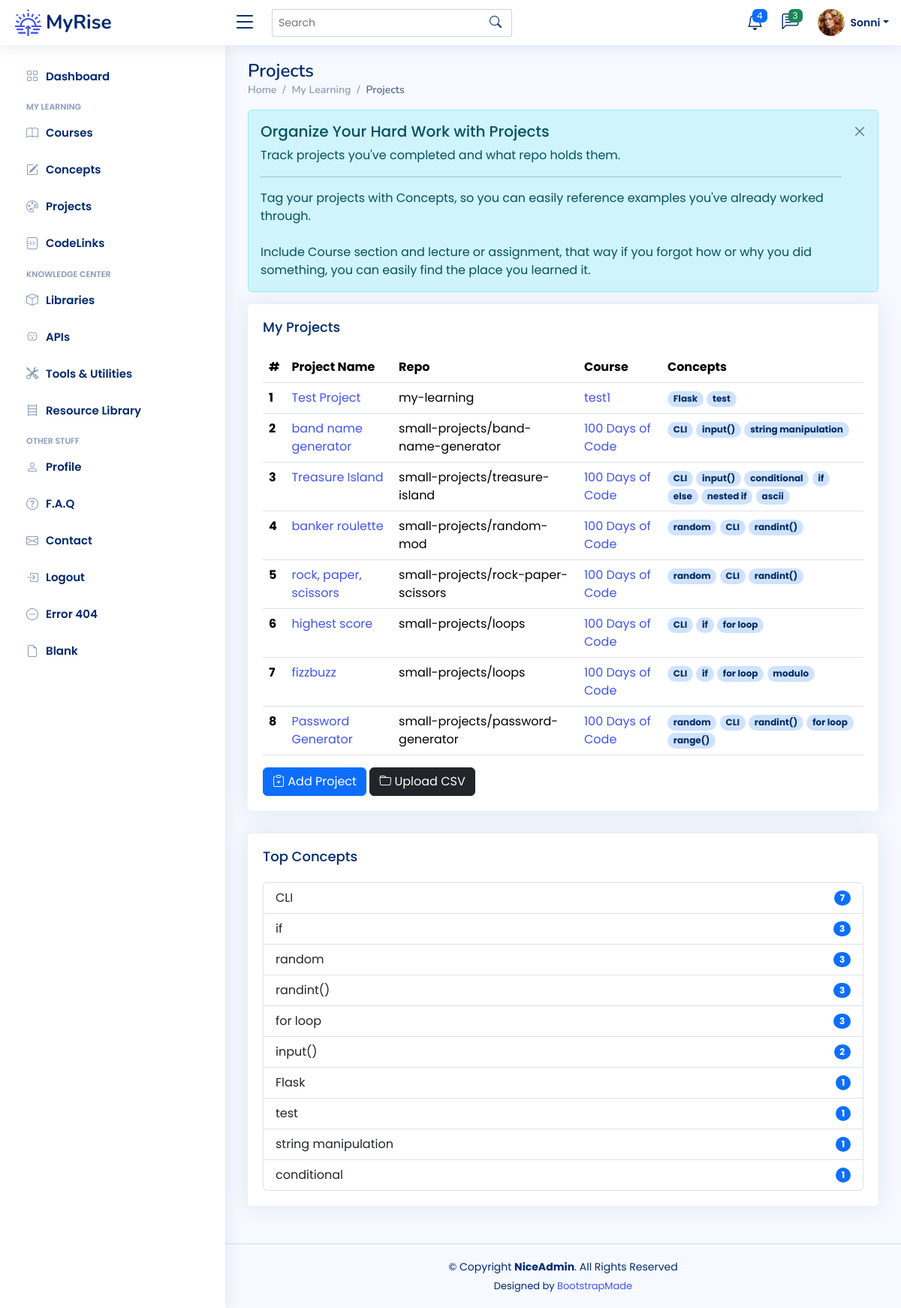
Screenshot of /projects (signed in) with the database file from the repository.
### app/models.py (models this page shows)
class User(UserMixin, db.Model):
    __tablename__ = "users"
    id: Mapped[int] = mapped_column(Integer, primary_key=True)
    email: Mapped[str] = mapped_column(String(100), unique=True)
    password: Mapped[str] = mapped_column(String(250))
    name: Mapped[str] = mapped_column(String(1000))
    display_name: Mapped[str] = mapped_column(String(1000))
    last_called_repos: Mapped[Optional[datetime.datetime]] = mapped_column(DateTime())
    latest_etag_repos: Mapped[str] = mapped_column(String(250), nullable=True)
    projects: Mapped[List["Project"]] = relationship(back_populates="user")
    events: Mapped[List["Event"]] = relationship(back_populates="user")
    courses: Mapped[List["Course"]] = relationship(back_populates="user")
    libraries: Mapped[List["Library"]] = relationship(back_populates="user")
    apis: Mapped[List["API"]] = relationship(back_populates="user")
    tools: Mapped[List["Tool"]] = relationship(back_populates="user")
    resources: Mapped[List["Resource"]] = relationship(back_populates="user")
    repos: Mapped[List["Repository"]] = relationship(back_populates="user")
    codelinks: Mapped[List["CodeLink"]] = relationship(back_populates="user")
    concepts: Mapped[List["Concept"]] = relationship('Concept', secondary=user_concept, backref='user')

class Project(db.Model):
    __tablename__ = "projects"
    id: Mapped[int] = mapped_column(Integer, primary_key=True)
    name: Mapped[str] = mapped_column(String(100), nullable=False)
    description: Mapped[str] = mapped_column(Text, nullable=True)
    assignment_link: Mapped[str] = mapped_column(String(250), nullable=True)
    path: Mapped[str] = mapped_column(String(100), nullable=True)
    start: Mapped[datetime.date] = mapped_column(Date, nullable=True)
    last_updated: Mapped[datetime.date] = mapped_column(Date, nullable=True)
    path_etag: Mapped[str] = mapped_column(String(250), nullable=True)
    path_commits: Mapped[int] = mapped_column(Integer, nullable=True)
    repo_id: Mapped[int] = mapped_column(Integer, ForeignKey(Repository.id), index=True)
    repo: Mapped["Repository"] = relationship(back_populates="projects")
    concepts: Mapped[List["Concept"]] = relationship('Concept', secondary=project_concept, backref='projects')
    section: Mapped[str] = mapped_column(String(100))
    lecture: Mapped[str] = mapped_column(String(100))
    date_added: Mapped[datetime.date] = mapped_column(Date, nullable=False)
    course_id: Mapped[int] = mapped_column(Integer, ForeignKey(Course.id), index=True)
    course: Mapped["Course"] = relationship(back_populates="projects")
    codelinks: Mapped[List["CodeLink"]] = relationship(back_populates="project")
    user_id: Mapped[int] = mapped_column(Integer, ForeignKey(User.id), index=True)
    user: Mapped["User"] = relationship(back_populates="projects")

class Repository(db.Model):
    __tablename__ = "repos"
    id: Mapped[int] = mapped_column(Integer, primary_key=True)
    name: Mapped[str] = mapped_column(String(250), nullable=False)
    last_called_activity: Mapped[Optional[datetime.datetime]] = mapped_column(DateTime())
    latest_etag_activity: Mapped[str] = mapped_column(String(250), nullable=True)
    latest_sha: Mapped[str] = mapped_column(String(250), nullable=True)
    sha_timestamp: Mapped[Optional[datetime.datetime]] = mapped_column(DateTime())
    created_at: Mapped[Optional[datetime.datetime]] = mapped_column(DateTime())
    updated_at: Mapped[Optional[datetime.datetime]] = mapped_column(DateTime())
    pushed_at: Mapped[Optional[datetime.datetime]] = mapped_column(DateTime())
    commits_etag: Mapped[str] = mapped_column(String(250), nullable=True)
    commits_data: Mapped[Dict] = mapped_column(JSON, nullable=True)
    user_id: Mapped[int] = mapped_column(Integer, ForeignKey(User.id), index=True)
    user: Mapped["User"] = relationship(back_populates="repos")
    projects: Mapped[List["Project"]] = relationship(back_populates="repo")
    codelinks: Mapped[List["CodeLink"]] = relationship(back_populates="repo")
    events: Mapped[List["Event"]] = relationship(back_populates="repo")

class Course(db.Model):
    __tablename__ = "courses"
    id: Mapped[int] = mapped_column(Integer, primary_key=True)
    name: Mapped[str] = mapped_column(String(100), unique=True)
    platform: Mapped[str] = mapped_column(String(100))
    url: Mapped[str] = mapped_column(String(250), nullable=True)
    instructor: Mapped[str] = mapped_column(String(100))
    start: Mapped[datetime.date] = mapped_column(Date, nullable=True)
    complete: Mapped[datetime.date] = mapped_column(Date, nullable=True)
    content_hours: Mapped[float] = mapped_column(nullable=True)
    has_cert: Mapped[bool] = mapped_column(Boolean)
    date_added: Mapped[datetime.date] = mapped_column(Date, nullable=False)
    status: Mapped[str] = mapped_column(String(100), nullable=True)
    projects: Mapped[List["Project"]] = relationship(back_populates="course")
    user_id: Mapped[int] = mapped_column(Integer, ForeignKey(User.id), index=True)
    user: Mapped["User"] = relationship(back_populates="courses")

class Concept(db.Model):
    __tablename__ = "concepts"
    id: Mapped[int] = mapped_column(Integer, primary_key=True)
    concept_term: Mapped[str] = mapped_column(String(50), nullable=False)
    category: Mapped[str] = mapped_column(String(100), nullable=True)
    description: Mapped[str] = mapped_column(Text, nullable=True)
    date_added: Mapped[datetime.date] = mapped_column(Date, nullable=False)

### app/routes.py (the view)
@app.route('/projects')
@login_required
def projects_page():
    get_projects = db.session.execute(db.select(Project).filter_by(user_id=current_user.id)).scalars().all()
    projects = [project for project in get_projects]
    top_concepts = {}
    for proj in get_projects:
        for concept in proj.concepts:
            if concept.concept_term in top_concepts:
                top_concepts[concept.concept_term] += 1
            else:
                top_concepts[concept.concept_term] = 1
    sorted_concepts = dict(
        sorted(top_concepts.items(), key=lambda item: item[1], reverse=True))
    top_10_list = list(sorted_concepts)[:10]
    top_10 = {concept: count for (concept, count) in sorted_concepts.items() if concept in top_10_list}
    return render_template('projects.html', projects=projects, top_concepts=top_10)

### app/templates/projects.html (shortened to what this page needs)
{% extends 'base.html' %}
{% from 'bootstrap5/form.html' import render_form %}
{% block content %}
<main id="main" class="main">
	<div class="pagetitle">
		<h1>Projects</h1>
		<nav>
			<ol class="breadcrumb">
				<li class="breadcrumb-item"><a href="index.html">Home</a></li>
				<li class="breadcrumb-item">My Learning</li>
				<li class="breadcrumb-item active">Projects</li>
			</ol>
		</nav>
	</div>
	<div class="alert alert-info  alert-dismissible fade show" role="alert">
		<h4 class="alert-heading">Organize Your Hard Work with Projects</h4>
		<p>Track projects you've completed and what repo holds them.</p>
		<hr>
		<p class="mb-0">Tag your projects with Concepts, so you can easily reference examples you've already worked
			through.</p>
		<br>
		<p class="mb-0">Include Course section and lecture or assignment, that way if you forgot how or why you did
			something, you can easily find the place you learned it.</p>
		<button type="button" class="btn-close" data-bs-dismiss="alert" aria-label="Close"></button>
	</div>
	<div class="card">
		<div class="card-body">
			<h5 class="card-title">My Projects</h5>
			<table class="table table-hover">
				<thead>
				<tr>
					<th scope="col">#</th>
					<th scope="col">Project Name</th>
					<th scope="col">Repo</th>
					<th scope="col">Course</th>
					<th scope="col">Concepts</th>
				</tr>
				</thead>
				<tbody>
				{% for project in projects %}
				<tr>
					<th scope="row">{{ project.id }}</th>
					<td><a href="{{ url_for('project_detail', num=project.id ) }}">{{ project.name }}</a></td>
					<td>{{ project.repo.name }}{% if project.path %}/{{ project.path }}{% endif %} </td>
					<td><a href="{{ url_for('course_detail', num=project.course.id ) }}">{{ project.course.name }}</a>
					</td>
					<td>{% for concept in project.concepts %} <a href="{{ url_for('concept_detail', num=concept.id) }}"> <span
							class="badge rounded-pill bg-primary-subtle text-primary-emphasis"> {{ concept.concept_term }} </span>
					</a>{% endfor %}
					</td>
				</tr>
				{% endfor %}
				</tbody>
			</table>
			<a href="{{ url_for('add_new_project', course_id=0) }}">
				<button type="button" class="btn btn-primary"><i class="bi bi-clipboard-plus"></i> Add Project</button>
			</a>
			<a href="{{ url_for('import_projects') }}">
				<button type="button" class="btn btn-dark"><i class="bi bi-folder"></i> Upload CSV</button>
			</a>
		</div>
	</div>
	<div class="card">
		<div class="card-body">
			<h5 class="card-title">Top Concepts</h5>
			<ul class="list-group">
				{% for concept, count in top_concepts.items() %}
				<li class="list-group-item d-flex justify-content-between align-items-center">
					{{ concept }}
					<span class="badge bg-primary rounded-pill">{{ count }}</span>
				</li>
				{% endfor %}
			</ul>
		</div>
	</div>
</main>
{% endblock %}

### app/templates/heading.html (shortened to what this page needs)
{% from 'bootstrap5/nav.html' import render_nav_item %}
{% from 'bootstrap5/form.html' import render_form %}
  <header id="header" class="header fixed-top d-flex align-items-center">
    <div class="d-flex align-items-center justify-content-between">
      <a href="{{ url_for('home') }}" class="logo d-flex align-items-center">
        <img src="{{ url_for('static', filename='img/logo.png') }}" alt="sun-rise">
        <span class="d-none d-lg-block">MyRise</span>
      </a>
      <i class="bi bi-list toggle-sidebar-btn"></i>
    </div>
    <div class="search-bar">
      <form class="search-form d-flex align-items-center" method="POST" action="#">
        <input type="text" name="query" placeholder="Search" title="Enter search keyword">
        <button type="submit" title="Search"><i class="bi bi-search"></i></button>
      </form>
    </div>
    <nav class="header-nav ms-auto">
      <ul class="d-flex align-items-center">
        <li class="nav-item dropdown">
          <a class="nav-link nav-icon" href="#" data-bs-toggle="dropdown">
            <i class="bi bi-bell"></i>
            <span class="badge bg-primary badge-number">4</span>
          </a>
        </li>
        <li class="nav-item dropdown">
          <a class="nav-link nav-icon" href="#" data-bs-toggle="dropdown">
            <i class="bi bi-chat-left-text"></i>
            <span class="badge bg-success badge-number">3</span>
          </a>
        </li>
        <li class="nav-item dropdown pe-3">
          <a class="nav-link nav-profile d-flex align-items-center pe-0" href="#" data-bs-toggle="dropdown">
            <img src="{{ url_for('static', filename='img/profile-img.png') }}" alt="Profile" class="rounded-circle">
            <span class="d-none d-md-block dropdown-toggle ps-2">{{ current_user.display_name }}</span>
          </a>
        </li>
      </ul>
    </nav>
  </header>
  <aside id="sidebar" class="sidebar">
    <ul class="sidebar-nav" id="sidebar-nav">
      <li class="nav-item">
        <a class="nav-link collapsed" href="{{ url_for('home') }}">
          <i class="bi bi-grid"></i>
          <span>Dashboard</span>
        </a>
      </li>
<li class="nav-heading">My Learning</li>
	  <li class="nav-item">
        <a class="nav-link collapsed" href="{{ url_for('courses_page') }}">
          <i class="bi bi-book"></i>
          <span>Courses</span>
        </a>
      </li>
	  <li class="nav-item">
        <a class="nav-link collapsed" href="{{ url_for('concepts_page') }}">
          <i class="bi bi-pencil-square"></i>
          <span>Concepts</span>
        </a>
      </li>
	  <li class="nav-item">
        <a class="nav-link collapsed" href="{{ url_for('projects_page') }}">
          <i class="bi bi-palette"></i>
          <span>Projects</span>
        </a>
      </li>
	  <li class="nav-item">
        <a class="nav-link collapsed" href="{{ url_for('codelinks_page') }}">
          <i class="bi bi-journal-code"></i>
          <span>CodeLinks</span>
        </a>
      </li>
<li class="nav-heading">Knowledge Center</li>
	  <li class="nav-item">
        <a class="nav-link collapsed" href="{{ url_for('libraries_page') }}">
          <i class="bi bi-box"></i>
          <span>Libraries</span>
        </a>
      </li>
	  <li class="nav-item">
        <a class="nav-link collapsed" href="{{ url_for('apis_page') }}">
          <i class="bi bi-outlet"></i>
          <span>APIs</span>
        </a>
      </li>
	  <li class="nav-item">
        <a class="nav-link collapsed" href="{{ url_for('tools_page') }}">
          <i class="bi bi-tools"></i>
          <span>Tools & Utilities</span>
        </a>
      </li>
	  <li class="nav-item">
        <a class="nav-link collapsed" href="{{ url_for('resources_page') }}">
          <i class="bi bi-bookshelf"></i>
          <span>Resource Library</span>
        </a>
      </li>
	<li class="nav-heading">Other Stuff</li>
      <li class="nav-item">
        <a class="nav-link collapsed" href="{{ url_for('profile') }}">
          <i class="bi bi-person"></i>
          <span>Profile</span>
        </a>
      </li>
      <li class="nav-item">
        <a class="nav-link collapsed" href="{{ url_for('faq') }}">
          <i class="bi bi-question-circle"></i>
          <span>F.A.Q</span>
        </a>
	  </li>
      <li class="nav-item">
        <a class="nav-link collapsed" href="{{ url_for('contact') }}">
          <i class="bi bi-envelope"></i>
          <span>Contact</span>
        </a>
      </li>
	{% if not current_user.is_authenticated %}
      <li class="nav-item">
        <a class="nav-link collapsed" href="{{ url_for('register') }}">
          <i class="bi bi-card-list"></i>
          <span>Register</span>
        </a>
      </li>
      <li class="nav-item">
        <a class="nav-link collapsed" href="{{ url_for('login') }}">
          <i class="bi bi-box-arrow-in-right"></i>
          <span>Login</span>
        </a>
      </li>
	{% else %}
		<li class="nav-item">
        <a class="nav-link collapsed" href="{{ url_for('logout') }}">
          <i class="bi bi-box-arrow-in-right"></i>
          <span>Logout</span>
        </a>
      </li>
	{% endif %}
      <li class="nav-item">
        <a class="nav-link collapsed" href="pages-error-404.html">
          <i class="bi bi-dash-circle"></i>
          <span>Error 404</span>
        </a>
      </li>
      <li class="nav-item">
        <a class="nav-link collapsed" href="pages-blank.html">
          <i class="bi bi-file-earmark"></i>
          <span>Blank</span>
        </a>
      </li>
    </ul>
  </aside>

### rows the page displays
User: display_name "Sonni"
Project: id "1", name "Test Project", repo.name "my-learning", course.name "test1"
Concept: concept_term "Flask", id "1"
Concept: concept_term "test", count "1"
Project: id "2", name "band name generator", repo.name "small-projects", path "band-name-generator", course.name "100 Days of Code"
Concept: concept_term "CLI", count "7"
Concept: concept_term "input()", count "2"
Concept: concept_term "string manipulation", count "1"
Project: id "3", name "Treasure Island", repo.name "small-projects", path "treasure-island", course.name "100 Days of Code"
Concept: concept_term "conditional", count "1"
Concept: concept_term "if", count "3"
Concept: concept_term "else"
Concept: concept_term "nested if"
Concept: concept_term "ascii"
Project: id "4", name "banker roulette", repo.name "small-projects", path "random-mod", course.name "100 Days of Code"
Concept: concept_term "random", count "3"
Concept: concept_term "randint()", count "3"
Project: id "5", name "rock, paper, scissors", repo.name "small-projects", path "rock-paper-scissors", course.name "100 Days of Code"
Project: id "6", name "highest score", repo.name "small-projects", path "loops", course.name "100 Days of Code"
Concept: concept_term "for loop", count "3"
Project: id "7", name "fizzbuzz", repo.name "small-projects", path "loops", course.name "100 Days of Code"
Concept: concept_term "modulo"
Project: id "8", name "Password Generator", repo.name "small-projects", path "password-generator", course.name "100 Days of Code"
Concept: concept_term "range()"
